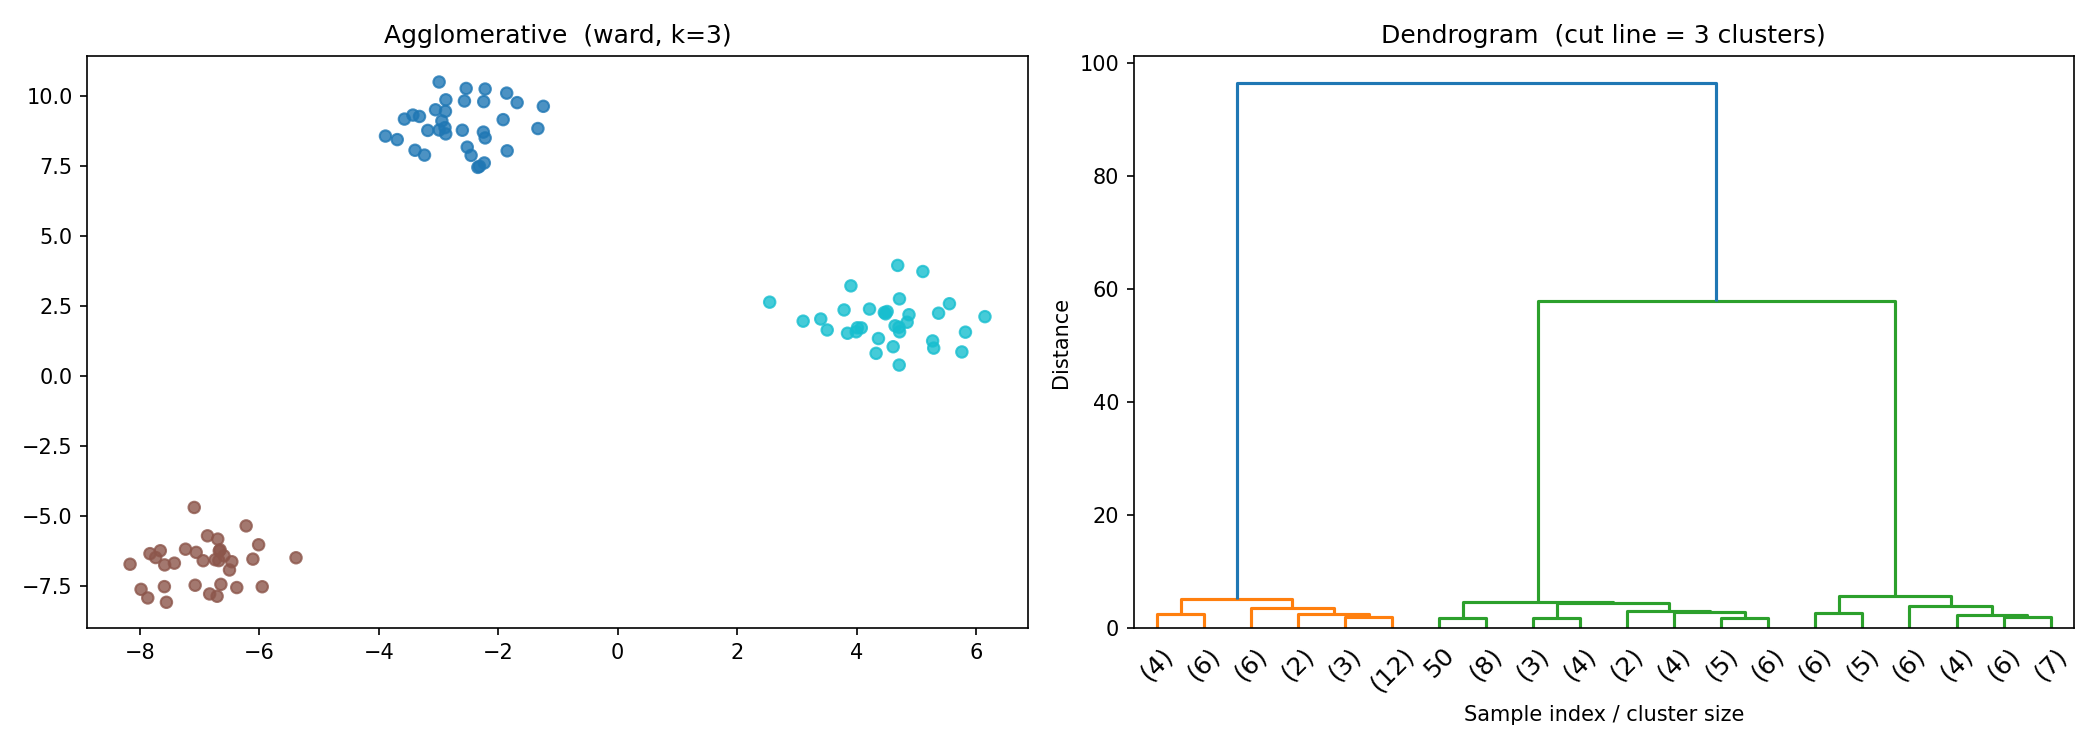

The script that saved this image:
# 05_hierarchical.py
import numpy as np
import matplotlib.pyplot as plt
from sklearn.datasets import make_blobs
from sklearn.cluster import AgglomerativeClustering
from scipy.cluster.hierarchy import dendrogram, linkage

X, _ = make_blobs(n_samples=100, centers=3,
                   cluster_std=0.8, random_state=42)

# --- build full linkage tree (scipy) for dendrogram ---
Z = linkage(X, method='ward')

# --- sklearn agglomerative clustering ---
agg    = AgglomerativeClustering(n_clusters=3, linkage='ward')
labels = agg.fit_predict(X)

# --- plot ---
fig, axes = plt.subplots(1, 2, figsize=(14, 5))

axes[0].scatter(X[:, 0], X[:, 1], c=labels,
                cmap='tab10', s=30, alpha=0.8)
axes[0].set_title("Agglomerative  (ward, k=3)")

dendrogram(Z, ax=axes[1], truncate_mode='lastp',
           p=20, leaf_rotation=45,
           color_threshold=0.7 * max(Z[:, 2]))
axes[1].set_title("Dendrogram  (cut line = 3 clusters)")
axes[1].set_xlabel("Sample index / cluster size")
axes[1].set_ylabel("Distance")

plt.tight_layout()
plt.savefig("05_hierarchical.png", dpi=150)
plt.show()
print(f"Unique clusters found: {len(set(labels))}")

# --- TODO tasks ---
# 1. Run the script — read the dendrogram top-down to count natural clusters
# 2. Change linkage to 'single', 'complete', then 'average' — compare shapes
# 3. Where would you cut the dendrogram to get 2 clusters? And 4?
# 4. Try on make_moons — which linkage handles curved shapes best?
